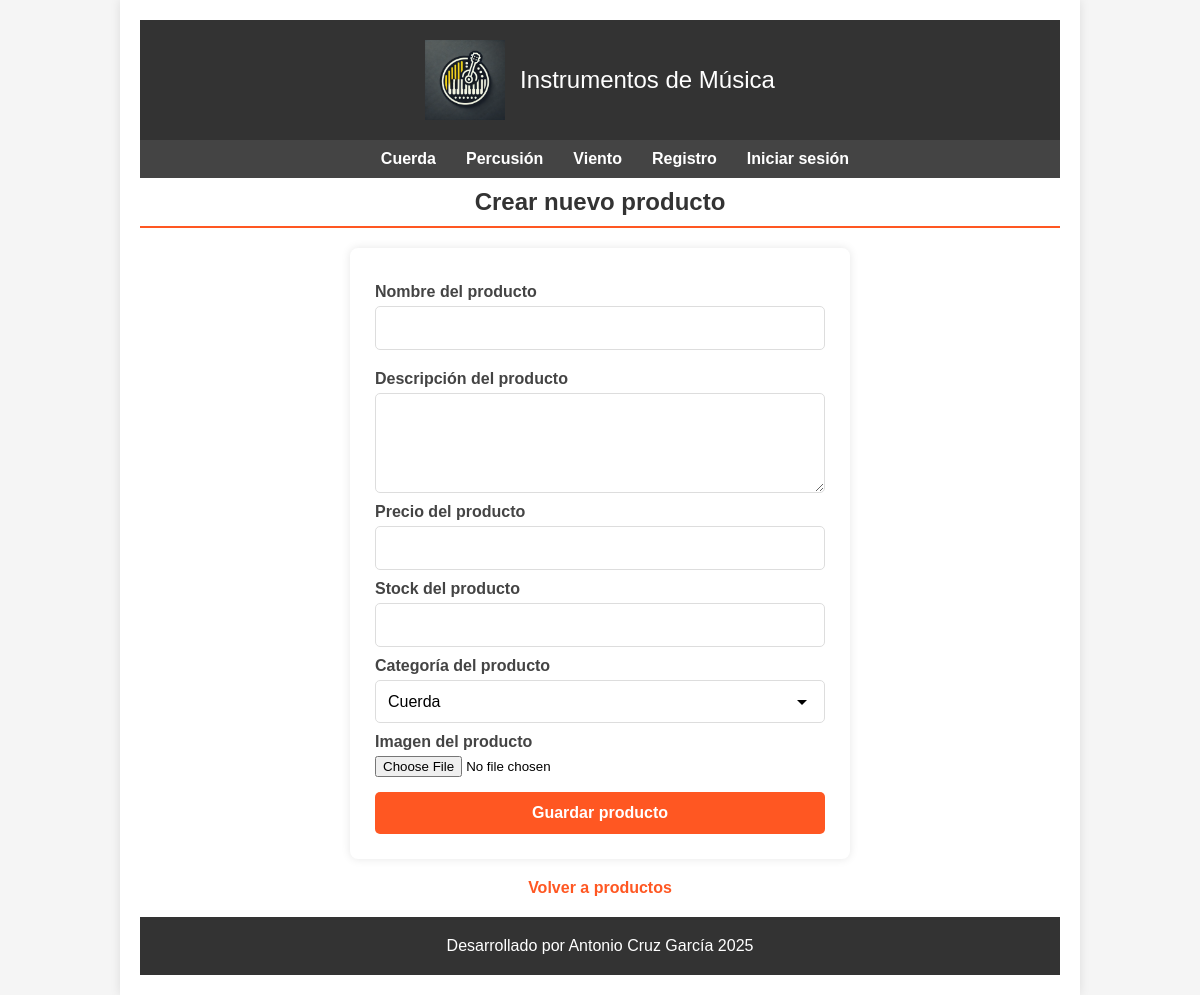
Page /index.php?controller=product&action=create (signed in) on the committed database.
### tables this page shows
CREATE TABLE `categorias` (
  `id` int(255) NOT NULL,
  `nombre` varchar(100) NOT NULL
);

### Controllers/ProductController.php (called while the page is built, shortened)
<?php
require_once __DIR__ . '/../Models/Category.php';
class ProductController
{
    public function create()
    {
        $category = new \Models\Category();
        $categories = $category->getAll();
        require_once __DIR__ . '/../Views/layout/header.php';
        require_once __DIR__ . '/../Views/products/create.php';
        require_once __DIR__ . '/../Views/layout/footer.php';
    }
}

### config/DatabaseConfig.php (called while the page is built, shortened)
<?php
class DatabaseConfig{
    private $connection;
    private $host;
    private $dbname;
    private $user;
    private $password;
    public function __construct(){
        $dotenv = \Dotenv\Dotenv::createImmutable(__DIR__ . '/../');
        $this->host = $_ENV['DBHOST'];
        $this->dbname = $_ENV['DBNAME'];
        $this->user = $_ENV['DBUSER'];
        $this->password = $_ENV['DBPASSWORD'];
    }
    private function connect(){
        try {
            $dsn = "mysql:host={$this->host};dbname={$this->dbname};charset=utf8";
            $this->connection = new PDO($dsn, $this->user, $this->password);
            $this->connection->setAttribute(PDO::ATTR_ERRMODE, PDO::ERRMODE_EXCEPTION);
            $this->connection->setAttribute(PDO::ATTR_DEFAULT_FETCH_MODE, PDO::FETCH_ASSOC);
        } catch (PDOException $e) {
            die("Error de conexión: " . $e->getMessage());
        }
    }
    public function getConnection()
    {
        return $this->connection;
    }
}

### Models/Category.php (called while the page is built, shortened)
<?php
class Category
{
    private $db;
    public function __construct()
    {
        $dbConfig = new DatabaseConfig();
        $this->db = $dbConfig->getConnection();
    }
    public function getAll()
    {
        try {
            $sql = "SELECT * FROM categorias ORDER BY id DESC";
            $stmt = $this->db->query($sql);
            return $stmt->fetchAll(PDO::FETCH_ASSOC);
        } catch (\PDOException $e) {
            error_log("Error al obtener categorías: " . $e->getMessage());
            return array();
        }
    }
}

### Views/products/create.php (the view, shortened to what this page needs)
<h1>Crear nuevo producto</h1>
<div class="form_container">
    <form action="index.php?controller=product&action=save" method="POST" enctype="multipart/form-data">
        <label for="nombre">Nombre del producto</label>
        <input type="text" name="nombre" required maxlength="100">
        <label for="descripcion">Descripción del producto</label>
        <textarea name="descripcion" required maxlength="1000"></textarea>
        <label for="precio">Precio del producto</label>
        <input type="number" name="precio" step="0.01" min="0" required>
        <label for="stock">Stock del producto</label>
        <input type="number" name="stock" min="0" required>
        <label for="categoria">Categoría del producto</label>
        <select name="categoria" required>
            <?php if (isset($categories) && !empty($categories)): ?>
                <?php foreach ($categories as $categoria): ?>
                    <option value="<?= $categoria['id'] ?>"><?= $categoria['nombre'] ?></option>
                <?php endforeach; ?>
            <?php else: ?>
                <option value="">No hay categorías disponibles</option>
            <?php endif; ?>
        </select>
        <label for="imagen">Imagen del producto</label>
        <input type="file" name="imagen" required accept="image/jpeg,image/png,image/gif">
        <input type="submit" value="Guardar producto">
    </form>
</div>
<div class="links">
    <a href="index.php?controller=product&action=index">Volver a productos</a>
</div>

### Views/layout/header.php (shortened to what this page needs)
<?php
$categoryModel = new Category();
$menuCategories = $categoryModel->getAll();
?>
<!DOCTYPE html>
<html lang="es">
<head>
    <link rel="stylesheet" href="../assets/css/styles.css">
</head>
<body>
    <section class="container">
        <header class="header">
            <section class="logo">
                <img src="../assets/img/logotipo_tienda.webp" alt="Logotipo">
                <a href="index.php">Instrumentos de Música</a>
            </section>
        </header>
        <nav class="menu">
            <ul>
                <?php if (!empty($menuCategories)): ?>
                    <li>
                        <?php foreach ($menuCategories as $categoria): ?>
                    <li>
                        <a href="index.php?controller=product&action=category&id=<?= $categoria['id'] ?>">
                            <?= $categoria['nombre'] ?>
                        </a>
                    </li>
                <?php endforeach; ?>
                </li>
            <?php endif; ?>
            <li><a href="index.php?controller=user&action=registro">Registro</a></li>
            <li><a href="index.php?controller=user&action=loginForm">Iniciar sesión</a></li>
            </ul>
        </nav>

### assets/css/styles.css (style rules this page uses)
* { margin: 0; padding: 0; box-sizing: border-box; font-family: Arial, sans-serif; }
body { background-color: #f5f5f5; }
.container { width: 80%; margin: 0 auto; background-color: #fff; padding: 20px; box-shadow: 0 0 10px rgba(0, 0, 0, 0.1); }
.header { background-color: #333; color: white; padding: 20px; text-align: center; }
.logo { display: flex; align-items: center; justify-content: center; }
.logo img { height: 80px; margin-right: 15px; }
.logo a { font-size: 24px; text-decoration: none; color: white; }
.menu ul { list-style: none; display: flex; justify-content: center; background-color: #444; padding: 10px 0; }
.menu ul li { margin: 0 15px; }
.menu ul li a { text-decoration: none; color: white; font-weight: bold; }
.form_container { max-width: 500px; margin: 20px auto; background-color: #fff; padding: 25px; border-radius: 8px; box-shadow: 0 0 10px rgba(0, 0, 0, 0.1); }
h1 { margin-top: 10px; color: #333; text-align: center; margin-bottom: 20px; padding-bottom: 10px; border-bottom: 2px solid #ff5722; }
form { display: flex; flex-direction: column; }
form label { margin: 10px 0 5px; font-weight: bold; color: #444; }
form input[type="text"], form input[type="email"], form input[type="password"] { padding: 12px; border: 1px solid #ddd; border-radius: 5px; margin-bottom: 10px; font-size: 16px; transition: border-color 0.3s; }
form input[type="submit"], .button { background-color: #ff5722; color: white; padding: 12px; border: none; border-radius: 5px; cursor: pointer; font-size: 16px; font-weight: bold; margin-top: 15px; transition: background-color 0.3s; }
.links { text-align: center; margin-top: 20px; }
.links a { color: #ff5722; text-decoration: none; font-weight: bold; }
textarea { width: 100%; padding: 12px; border: 1px solid #ddd; border-radius: 5px; font-size: 16px; font-family: Arial, sans-serif; resize: vertical; min-height: 100px; }
.menu li { position: relative; display: inline-block; }
form select { width: 100%; padding: 12px; border: 1px solid #ddd; border-radius: 5px; background-color: white; font-size: 16px; appearance: none; -webkit-appearance: none; -moz-appearance: none; background-repeat: no-repeat; background-position: right 10px center; }
form input[type="submit"] { background-color: #ff5722; transition: background-color 0.3s; font-weight: bold; }
.links a { color: #ff5722; text-decoration: none; font-weight: bold; transition: color 0.3s; }
form input[type="number"] { width: 100%; padding: 12px; border: 1px solid #ddd; border-radius: 5px; font-size: 16px; transition: border-color 0.3s; }

### rows in the picture
categorias: nombre "Cuerda"
categorias: nombre "Percusión"
categorias: nombre "Viento"

### other values in the picture
form field categoria "Cuerda"
